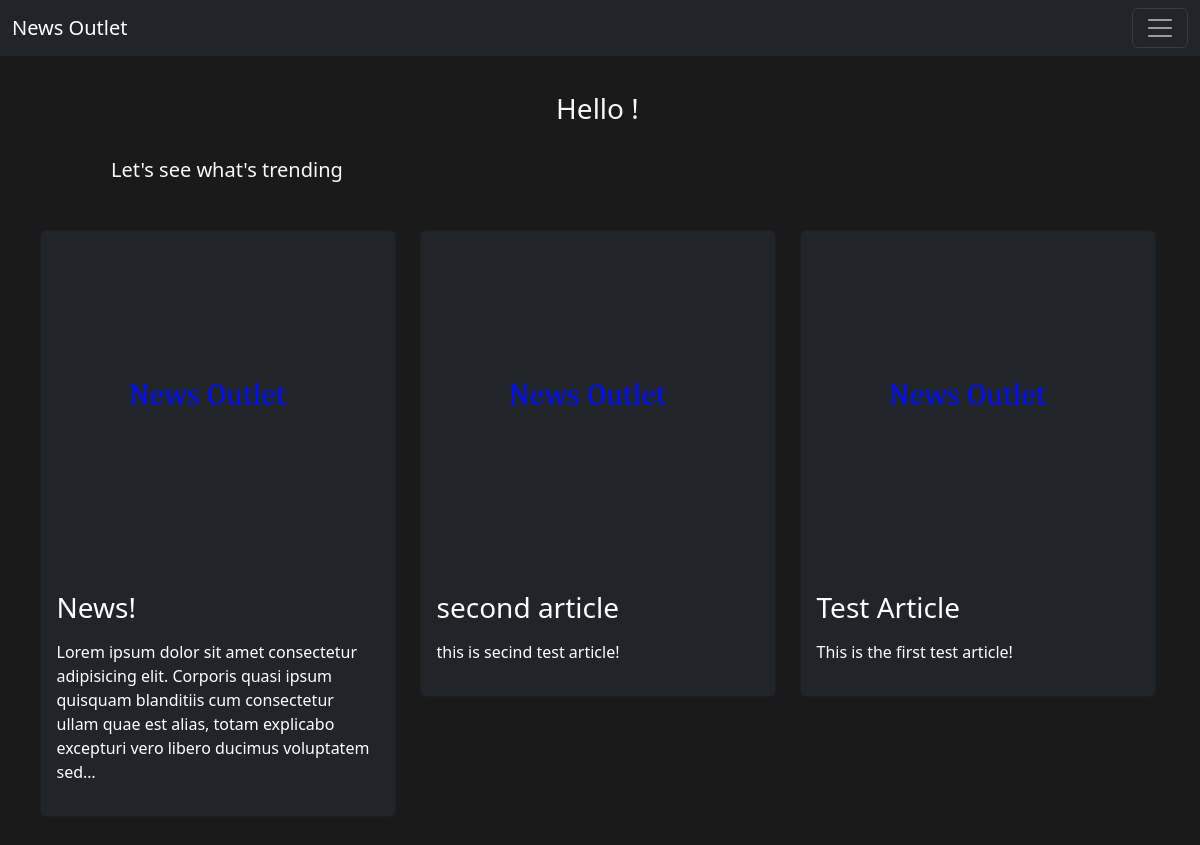
The app's page /, older data.
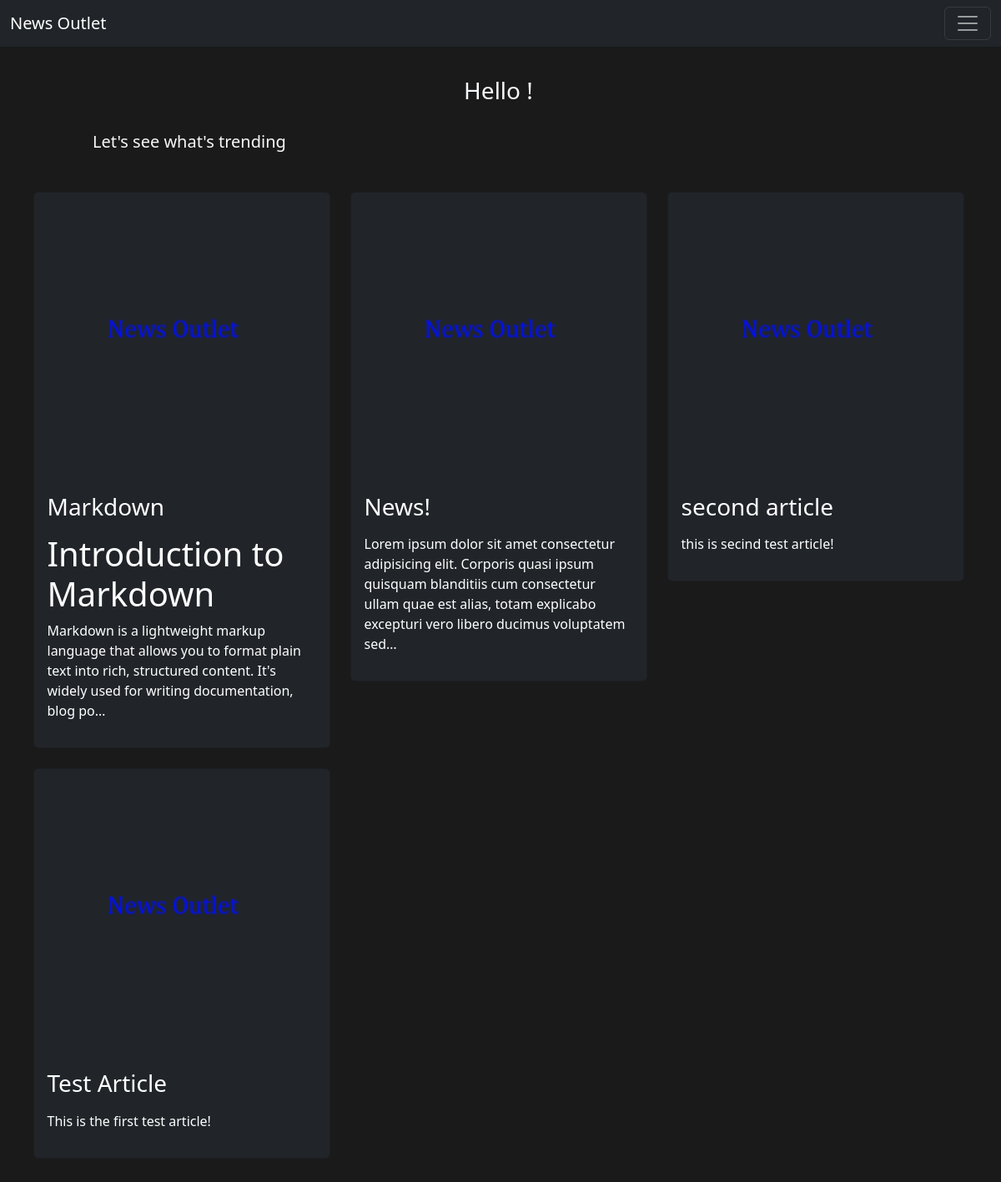
The same page, newer data.
### news_outlet/models.py (models this page shows, shortened)
class Article(models.Model):
    author = models.ForeignKey(User, on_delete=models.CASCADE)
    title = models.CharField(max_length=200)
    created_at = models.DateTimeField(auto_now_add=True)
    content = models.TextField()  # Store the article content in Markdown format
    bookmarked_by = models.ManyToManyField(User, related_name='bookmarked_articles', blank=True)
    def get_rendered_content(self):
        return markdown2.markdown(self.content)

### news_outlet/views.py (the view)
# urls.py: path("", views.index, name="index"),
def index(request):
    articles = Article.objects.all().order_by("-created_at")
    context = {'articles': articles}
    return render(request, 'news_outlet/index.html', context)

### news_outlet/templates/news_outlet/index.html
{% extends "news_outlet/layout.html" %}
{% load static %}
{% block body %}
    <br><br><br>
    <div class="d-flex justify-content-center">
        <h3 class="mx-3 text-light">Hello {{ request.user.username }}!</h3>
    </div>
    <br>
    <h5 class="mx-5 px-5 text-light">Let's see what's trending</h5>
    <div class="container mt-5">
        <div class="row">
            {% for article in articles %}
                <div class="col-md-4 mb-4">
                    <div class="card text-white bg-dark">
                        <a href="{% url 'article_detail' article.pk %}" style="text-decoration: none;">
                            <img src="{% static 'news_outlet/img/placeholder.png' %}" class="card-img-top" alt="Article image">
                        </a>
                        <div class="card-body">
                            <h3 class="card-title">{{ article.title }}</h3>
                            <p class="card-text">{{ article.get_rendered_content|truncatechars:200|safe }}</p>
                        </div>
                    </div>
                </div>
            {% endfor %}
        </div>
    </div>
{% endblock %}

### news_outlet/templates/news_outlet/layout.html (shortened to what this page needs)
{% load static %}
<!doctype html>
<html lang="en">
  <head>
    <link href="https://cdn.jsdelivr.net/npm/bootstrap@5.3.1/dist/css/bootstrap.min.css" rel="stylesheet">
    <link rel="stylesheet" href="{% static 'news_outlet/styles.css' %}">
</head>
  <body>
    <nav class="navbar navbar-dark bg-dark fixed-top">
        <div class="container-fluid">
          <a class="navbar-brand" href="{% url 'index' %}">News Outlet</a>
          <button class="navbar-toggler" type="button" data-bs-toggle="offcanvas" data-bs-target="#offcanvasDarkNavbar" aria-controls="offcanvasDarkNavbar" aria-label="Toggle navigation">
            <span class="navbar-toggler-icon"></span>
          </button>
        </div>
      </nav>
        {% block body %}
        {% endblock %}
  </body>
</html>

### news_outlet/static/news_outlet/styles.css (style rules this page uses)
body { margin: 10px; padding: 10px; padding-left: 5px; background-color: #1A1A1A; color: #D3D3D3; }

Row changes from the older to the newer data that the page shows:
added Article: title "Markdown", get_rendered_content "Introduction to Markdown Markdown is a lightweight markup language that allows you to format plain text into rich, structured content. It's widely used for writing documentation, blog po…"
